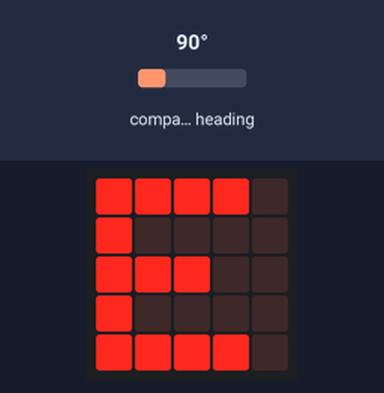
Bench run of a program on a simulated BBC micro:bit (MakeCode). Parts: the board's 5×5 LED display. Inputs (shaded band) come from the test bench; at power-on: compass heading 90°. The compass is already calibrated.

Above: at 1.2 s.
1.3 s: compass heading set to 7°
At 2.7 s:
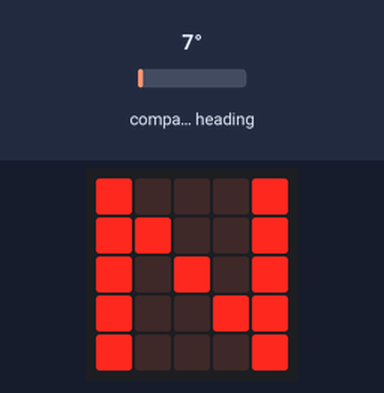
3.0 s: compass heading set to 180°
At 4.2 s:
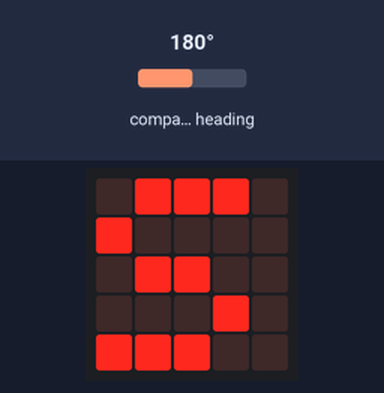
4.5 s: compass heading set to 218°
6.0 s: compass heading set to 229°
At 7.3 s:
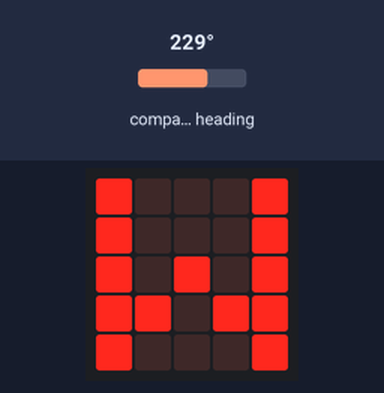
7.6 s: compass heading set to 90°
At 8.8 s:
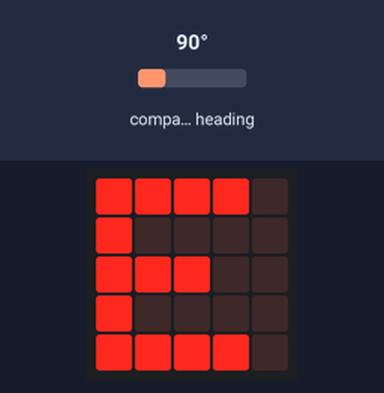
9.2 s: compass heading set to 269°
At 10.3 s:
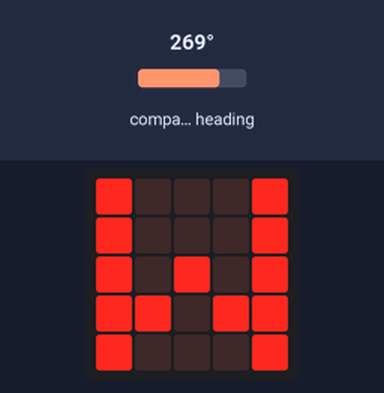
Timing chart, 0 to 11.7 s (numbered marks = the images above; inputs shaded):
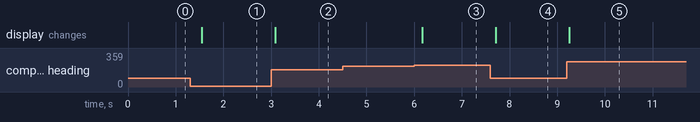

The program:

main.ts
```typescript
basic.forever(function on_forever() {
    if (input.compassHeading() >= 316 || input.compassHeading() < 45) {
        basic.showString("N")
    } else if (input.compassHeading() >= 46 && input.compassHeading() < 135) {
        basic.showString("E")
    } else if (input.compassHeading() >= 136 && input.compassHeading() < 225) {
        basic.showString("S")
    } else {
        basic.showString("W")
    }

})
```

test.ts
```typescript
// テストはここに来ます。このパッケージが拡張機能として使用されるときにはコンパイルされません。
```

Measured:
- the behaviour switches between 224 and 225° on compass heading (found by bisection; images 2 and 3)
- after the input at 1.3 s, the display: changes after 0.24 s (image 1)
- after the input at 3.0 s, the display: changes after 0.08 s (image 2)
- after the input at 4.5 s, every drawn part: stays the same
- after the input at 6.0 s, the display: changes after 0.17 s (image 3)
- after the input at 7.6 s, the display: changes after 0.11 s (image 4)
- after the input at 9.2 s, the display: changes after 0.05 s (image 5)
